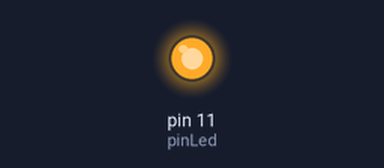
A sketch run on a simulated Arduino Uno, built with avr-gcc and run on an emulated ATmega328P. Parts: output pins drawn as LEDs (lit = HIGH).

Above: at 0.05 s.
Timing chart, 0 to 3.0 s (numbered marks = the images above):
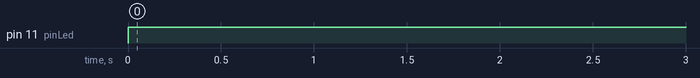

Measured:
- by itself, pin 11 (pinLed): LOW → HIGH at 0.00 s

The sketch:

sketch_test.ino
```cpp
const int pinLed = 11;

void setup() {

  pinMode(pinLed, OUTPUT);
  //pinMode(pinLed, INPUT_PULLUP);


}

void loop() {

  digitalWrite(pinLed, HIGH);
  delay(500);
  digitalWrite(pinLed, LOW);

}
```
